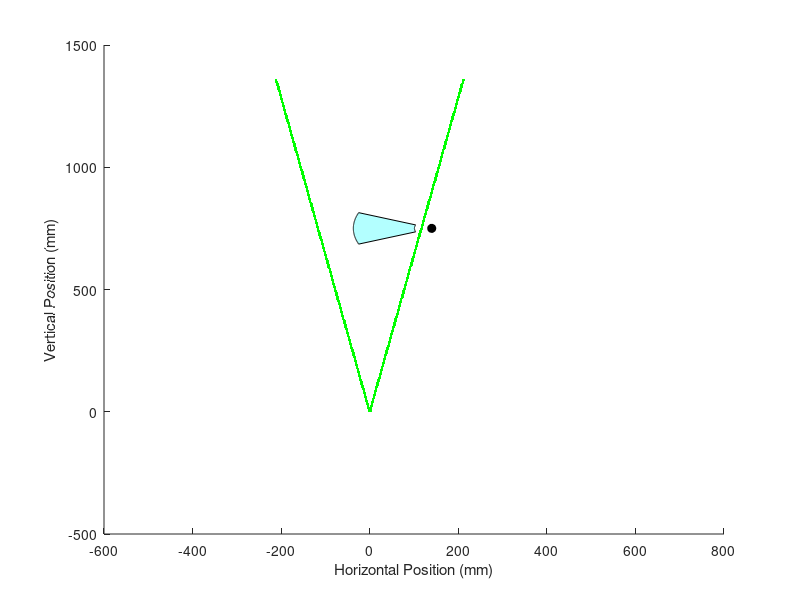

Write MATLAB code to recreate this figure. (Note: this script raises an error after producing the figure.)
clear
close all

% Initial plot of single radial gaussian distribution
% I0 = 1; % normalized units
% bw = 4; % mm
% r = linspace(-2*bw,2*bw,200);
% I = I0 * exp((-2*r.^2) / bw^2);
% 
% figure
% plot(r, I, LineWidth=2)
% xlabel("Radial distance")
% ylabel("Intensity")
% set(gca, FontSize=14)

% Plot heatmap for energy intensity in FOV
clear

I0 = 1; % normalized units
bw = 3.427; % mm, reported as 1/4 inch (6.35 mm) but effective diameter 86.5% listed in test at 3.4 mm
L = 400; % mm, vertical length of FOV
W = 400; % mm, horizontal width of FOV
L_cal = 500;
W_cal = 310;
wt_dim = 1200; % mm, wind tunnel is 1.2 x 1.2 m
% vert_off = (14 + 7)*10; % mm, vertical offset of laser mirrors above wind tunnel

vert_off = (14 + 1)*10; % mm, vertical offset of lens above wind tunnel
d = ((wt_dim - L) / 2) + vert_off; % mm, vertical distance from focal point of cylindrical
                                    % lens to top of FOV
d_cal = ((wt_dim - L_cal) / 2) + vert_off; % mm, vertical distance from focal point of cylindrical
h_off = W*0.35; % mm, horizontal offset of wind tunnel
% z = linspace(d,d+L,200);
hor_num = 1000;
vert_num = 1000;

% ----------------------------------------------------------------------
% -------------------Annular section swept by wing----------------------
% ----------------------------------------------------------------------

w_r = 39; % mm
w_L = 177; % mm
phi = 21.3; % deg

p_y = d + L/2;
p_x = h_off;
% Parameters
pivot = [p_x, p_y];            % pivot point (not on the line)
line_p1 = [p_x + w_r, p_y];          % line endpoint 1
line_p2 = [p_x + w_L, p_y];          % line endpoint 2

% Radii of the two endpoints
r1 = norm(line_p1 - pivot);
r2 = norm(line_p2 - pivot);

% Sample angles
theta = linspace(-phi, phi, 200);

% Arc coordinates
x_outer = pivot(1) - r1*cosd(theta);
y_outer = pivot(2) - r1*sind(theta);

x_inner = pivot(1) - r2*cosd(theta);
y_inner = pivot(2) - r2*sind(theta);

% Build annular sector polygon
x_ring = [x_inner, fliplr(x_outer)];
y_ring = [y_inner, fliplr(y_outer)];

% ----------------------------------------------------------------------

t = 2; % thickness of laser beam edge on plot (not physical)
% fl = 3.91; % mm, a concave lens so this number is actually negative
% bfl_vals = 100; % mm
% bfl_vals = [5.2, 5.3, 7.1, 7.7, 9.0, 11.0, 14.0, 15.0 16.3, 20.3, 21.3, 23.5, 26.2, 26.7];
bfl_vals = 11; % mm
% bfl_vals = 20.3; % mm
% back focal length (mechanical) different from effective focal length
% (optical), "A mechanical measurement given as the distance between the
% last surface of an optical lens to its image plane."
P = 10; % W, roughly

if (~isscalar(bfl_vals))
    med_int_vals = zeros(size(bfl_vals));
end

for j = 1:length(bfl_vals)
bfl = bfl_vals(j);

z = linspace(0,wt_dim + vert_off + bfl,vert_num);
theta = atan(bw / (2 * bfl));
int_grid = zeros(hor_num,length(z));
laser_grid = zeros(hor_num,length(z));
for i = 1:length(z)
    cur_w = 2 * z(i) * tan(theta);
    % r = linspace(-W/2,W/2,200);
    % radial/width array for laser beam intensity calculation
    w_r = linspace(-wt_dim/2  + h_off, wt_dim/2 + h_off,hor_num);
    % I0 = (2 * P) / (pi * (cur_w / 10)^2); % only true for cone
    A = pi * (bw / 10) * ((cur_w / 2) / 10);
    I0 = P / A;
    I = I0 * exp((-2*w_r.^2) / cur_w^2);

    % Store as a column
    int_grid(i,:) = I(:);

    if (z(i) < bfl) % preserve laser as beam before lens
        [M, ind_left] = min(abs(w_r + bw/2));
        [M, ind_right] = min(abs(w_r - bw/2));
    else % find location where beam width ends
        [M, ind_left] = min(abs(w_r + cur_w/2));
        [M, ind_right] = min(abs(w_r - cur_w/2));
    end

    try % give laser some apparent thickness on the plot so it can be seen more clearly
    laser_grid(i, ind_left-t:ind_left+t) = 1;
    laser_grid(i, ind_right-t:ind_right+t) = 1;
    catch % when thickness hits border of plot, plot original unthickened line
    laser_grid(i, ind_left) = 1;
    laser_grid(i, ind_right) = 1;
    end

    % if (mod(i,50) == 0)
    %     figure
    %     plot(r, I, LineWidth=2)
    %     xlabel("Radial distance")
    %     ylabel("Intensity")
    %     set(gca, FontSize=14)
    % end
end
if (~isscalar(bfl_vals))
median_intensity = median(int_grid(z > d+bfl & z < (d+bfl+L),w_r > -W/2 & w_r < W/2),"all");
med_int_vals(j) = round(median_intensity,3);
end
end

if (isscalar(bfl_vals))
bfl = bfl_vals;

% [left bottom width height]
FOV_pos = [-W/2 d + bfl W L];
Cal_pos = [-W/2 + (W - W_cal)/2 d_cal + bfl W_cal L_cal];
wind_tunnel_pos = [-wt_dim/2 + h_off bfl + vert_off wt_dim wt_dim];

% ----------------------------------------------------------------------
% ----------Laser Beam Border in Wind Tunnel Section Plot---------------
% ----------------------------------------------------------------------

figure
hold on
imagesc(w_r, z, laser_grid)
n = 256;  % number of steps
cmap = [linspace(1,0,n)', linspace(1,1,n)', linspace(1,0,n)'];  
colormap(cmap);

% Plot annular region swept by wing
fill(x_ring, y_ring, 'c', 'FaceAlpha', 0.3, 'EdgeColor', 'k');
plot(pivot(1), pivot(2), 'ko', 'MarkerFaceColor', 'k'); % pivot

xlabel('Horizontal Position (mm)')
ylabel('Vertical Position (mm)')
set(gca, FontSize=14)
set(gca,'YDir','reverse')
axis equal
xlim([-wt_dim/2 + h_off wt_dim/2 + h_off])
ylim([0 wt_dim + vert_off])
% xlim([-4 4])
% ylim([0 8])
% xlim([-4 4])
% ylim([-8 8])
title('Border of Laser Beam')

% FOV rectangle
rectangle('Position', FOV_pos, 'EdgeColor', 'k', 'LineWidth', 2)

% Wind tunnel rectangle
rectangle('Position', wind_tunnel_pos, 'EdgeColor', 'k', 'LineWidth', 1)

% ----------------------------------------------------------------------
% ------------Field of View in Wind Tunnel Section Plot-----------------
% ----------------------------------------------------------------------

figure
hold on
imagesc(w_r, z, int_grid)
cb = colorbar;
clim([0 0.5])
datacursormode on

% Plot annular region swept by wing
fill(x_ring, y_ring, 'c', 'FaceAlpha', 0.3, 'EdgeColor', 'k');
plot(pivot(1), pivot(2), 'ko', 'MarkerFaceColor', 'k'); % pivot

% FOV rectangle
rectangle('Position', FOV_pos, 'EdgeColor', 'k', 'LineWidth', 2)

% Calibration target rectangle
rectangle('Position', Cal_pos, 'EdgeColor', '#4f4f4f', 'LineWidth', 2)

% Wind tunnel rectangle
rectangle('Position', wind_tunnel_pos, 'EdgeColor', 'k', 'LineWidth', 1)

ylabel(cb,'W / cm^2','FontSize',16,'Rotation',270)
xlabel('Horizontal Position (mm)')
ylabel('Vertical Position (mm)')
set(gca, FontSize=14)
set(gca,'YDir','reverse')
axis equal
xlim([-wt_dim/2 + h_off wt_dim/2 + h_off])
ylim([0 wt_dim + vert_off])
title('Light Intensity in Wind Tunnel')

% ----------------------------------------------------------------------
% --------------------------Field of View Plot--------------------------
% ----------------------------------------------------------------------

figure
hold on
imagesc(w_r(w_r > -W/2 & w_r < W/2), z(z > d+bfl & z < (d+bfl+L)), int_grid(z > d+bfl & z < (d+bfl+L),w_r > -W/2 & w_r < W/2))
cb = colorbar;
clim([0 0.5])
datacursormode on

% FOV rectangle
rectangle('Position', FOV_pos, 'EdgeColor', 'k', 'LineWidth', 2)

ylabel(cb,'W / cm^2','FontSize',16,'Rotation',270)
xlabel('Horizontal Position (mm)')
ylabel('Vertical Position (mm)')
set(gca, FontSize=14)
set(gca,'YDir','reverse')
axis equal
xlim([-W/2 W/2])
ylim([d+bfl d+bfl+L])
title('Light Intensity in Field of View')

disp("Back focal length: " + bfl + " mm")

mean_intensity = mean(int_grid(z > d+bfl & z < (d+bfl+L),w_r > -W/2 & w_r < W/2),"all");
disp("The average intensity in the FOV is: " + round(mean_intensity,3) + " W/cm^2")

median_intensity = median(int_grid(z > d+bfl & z < (d+bfl+L),w_r > -W/2 & w_r < W/2),"all");
disp("The median intensity in the FOV is: " + round(median_intensity,3) + " W/cm^2")

min_intensity = min(int_grid(z > d+bfl & z < (d+bfl+L),w_r > -W/2 & w_r < W/2),[],"all");
disp("The minimum intensity in the FOV is: " + round(min_intensity,3) + " W/cm^2")

else
    [M, I] = max(med_int_vals);
    disp("Highest median intensity is " + M + " W/cm^2, for BFL = " + bfl_vals(I))
end
